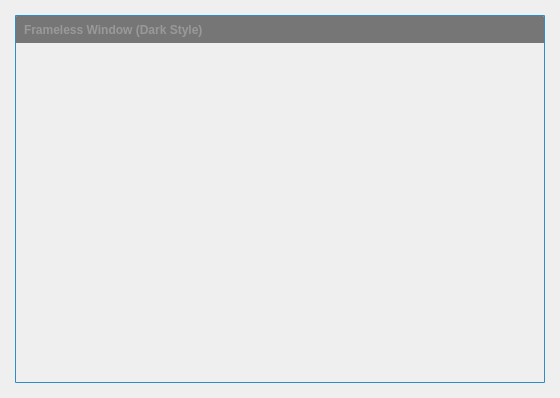
<?xml version="1.0" encoding="UTF-8"?>
<ui version="4.0">
 <class>FramelessWindow</class>
 <widget class="QWidget" name="FramelessWindow">
  <property name="geometry">
   <rect>
    <x>0</x>
    <y>0</y>
    <width>560</width>
    <height>398</height>
   </rect>
  </property>
  <property name="windowTitle">
   <string/>
  </property>
  <property name="autoFillBackground">
   <bool>false</bool>
  </property>
  <layout class="QVBoxLayout" name="verticalLayout_2">
   <property name="spacing">
    <number>0</number>
   </property>
   <property name="leftMargin">
    <number>15</number>
   </property>
   <property name="topMargin">
    <number>15</number>
   </property>
   <property name="rightMargin">
    <number>15</number>
   </property>
   <property name="bottomMargin">
    <number>15</number>
   </property>
   <item>
    <widget class="QWidget" name="windowFrame" native="true">
     <property name="autoFillBackground">
      <bool>false</bool>
     </property>
     <property name="styleSheet">
      <string notr="true">#windowFrame {
	border:1px solid palette(highlight); 
	border-radius:1px 1px 1px 1px; 
	background-color:palette(Window);
}</string>
     </property>
     <layout class="QVBoxLayout" name="verticalLayout">
      <property name="spacing">
       <number>0</number>
      </property>
      <property name="leftMargin">
       <number>1</number>
      </property>
      <property name="topMargin">
       <number>1</number>
      </property>
      <property name="rightMargin">
       <number>1</number>
      </property>
      <property name="bottomMargin">
       <number>1</number>
      </property>
      <item>
       <widget class="WindowDragger" name="windowTitlebar" native="true">
        <property name="sizePolicy">
         <sizepolicy hsizetype="Preferred" vsizetype="Fixed">
          <horstretch>0</horstretch>
          <verstretch>0</verstretch>
         </sizepolicy>
        </property>
        <property name="minimumSize">
         <size>
          <width>0</width>
          <height>0</height>
         </size>
        </property>
        <property name="autoFillBackground">
         <bool>false</bool>
        </property>
        <property name="styleSheet">
         <string notr="true">#windowTitlebar {
	border: 0px none palette(base);
	border-top-left-radius:1px; 
	border-top-right-radius:1px; 
	background-color:palette(shadow); 
	height:30px;
}</string>
        </property>
        <layout class="QHBoxLayout" name="horizontalLayout">
         <property name="spacing">
          <number>0</number>
         </property>
         <property name="leftMargin">
          <number>0</number>
         </property>
         <property name="topMargin">
          <number>0</number>
         </property>
         <property name="rightMargin">
          <number>0</number>
         </property>
         <property name="bottomMargin">
          <number>0</number>
         </property>
         <item>
          <widget class="QLabel" name="titleText">
           <property name="font">
            <font>
             <weight>75</weight>
             <bold>true</bold>
            </font>
           </property>
           <property name="styleSheet">
            <string notr="true">  padding-left:5px;
  color:rgb(153,153,153);</string>
           </property>
           <property name="text">
            <string>Frameless Window (Dark Style)</string>
           </property>
           <property name="alignment">
            <set>Qt::AlignLeading|Qt::AlignLeft|Qt::AlignVCenter</set>
           </property>
          </widget>
         </item>
         <item>
          <widget class="QToolButton" name="minimizeButton">
           <property name="font">
            <font>
             <weight>75</weight>
             <bold>true</bold>
            </font>
           </property>
           <property name="styleSheet">
            <string notr="true">#minimizeButton{
  background-color:none;
  border:none;
  width:16px;
  height:16px;
  padding:4px;
  image:url(:/images/icon_window_minimize.png);
}
#minimizeButton:hover{
  background-color:palette(alternate-base);
}
#minimizeButton:pressed{
  background-color:palette(highlight);
}</string>
           </property>
           <property name="text">
            <string/>
           </property>
          </widget>
         </item>
         <item>
          <widget class="QToolButton" name="restoreButton">
           <property name="styleSheet">
            <string notr="true">#restoreButton{
  background-color:none;
  border:none;
  width:16px;
  height:16px;
  padding:4px;
  image:url(:/images/icon_window_restore.png);
}
#restoreButton:hover{
  background-color:palette(alternate-base);
}
#restoreButton:pressed{
  background-color:palette(highlight);
}</string>
           </property>
           <property name="text">
            <string/>
           </property>
          </widget>
         </item>
         <item>
          <widget class="QToolButton" name="maximizeButton">
           <property name="styleSheet">
            <string notr="true">#maximizeButton{
  background-color:none;
  border:none;
  width:16px;
  height:16px;
  padding:4px;
  image:url(:/images/icon_window_maximize.png);
}
#maximizeButton:hover{
  background-color:palette(alternate-base);
}
##maximizeButton:pressed{
  background-color:palette(highlight);
}</string>
           </property>
           <property name="text">
            <string/>
           </property>
          </widget>
         </item>
         <item>
          <widget class="QToolButton" name="closeButton">
           <property name="font">
            <font>
             <weight>75</weight>
             <bold>true</bold>
            </font>
           </property>
           <property name="styleSheet">
            <string notr="true">#closeButton{
  background-color:none;
  border:none;
  width:16px;
  height:16px;
  padding:4px;
  image:url(:/images/icon_window_close.png);
  border-top-right-radius: 5px;
}
#closeButton:hover{
  background-color:palette(alternate-base);
}
##closeButton:pressed{
  background-color:palette(highlight);
}</string>
           </property>
          </widget>
         </item>
        </layout>
       </widget>
      </item>
      <item>
       <widget class="QWidget" name="windowContent" native="true">
        <property name="enabled">
         <bool>true</bool>
        </property>
        <property name="autoFillBackground">
         <bool>false</bool>
        </property>
        <property name="styleSheet">
         <string notr="true">#windowContent{
  border: 0px none palette(base);
  border-radius:0px 0px 1px 1px;
}</string>
        </property>
       </widget>
      </item>
     </layout>
    </widget>
   </item>
  </layout>
 </widget>
 <layoutdefault spacing="6" margin="11"/>
 <customwidgets>
  <customwidget>
   <class>WindowDragger</class>
   <extends>QWidget</extends>
   <header>windowdragger.h</header>
   <container>1</container>
  </customwidget>
 </customwidgets>
 <resources>
  <include location="../framelesswindow.qrc"/>
 </resources>
 <connections/>
</ui>
